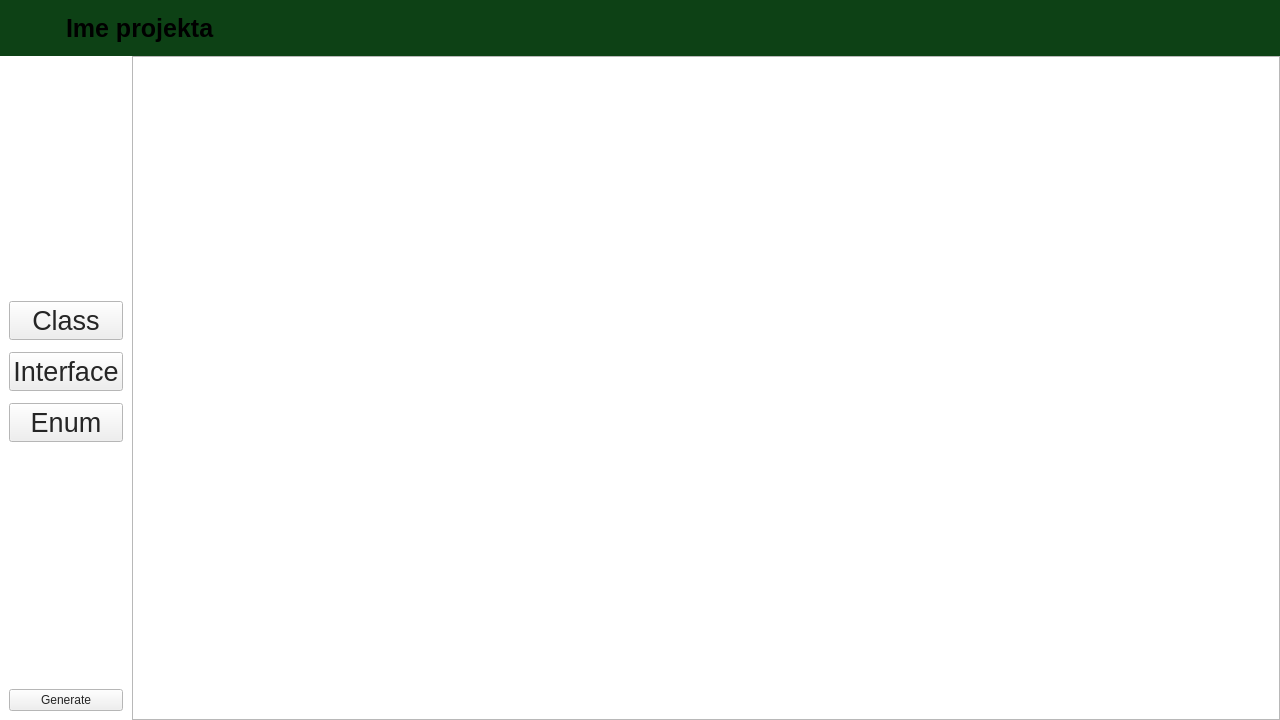
<?xml version="1.0" encoding="UTF-8"?>
<ui version="4.0">
 <class>Project</class>
 <widget class="QWidget" name="Project">
  <property name="geometry">
   <rect>
    <x>0</x>
    <y>0</y>
    <width>1280</width>
    <height>720</height>
   </rect>
  </property>
  <property name="sizePolicy">
   <sizepolicy hsizetype="Preferred" vsizetype="Preferred">
    <horstretch>0</horstretch>
    <verstretch>0</verstretch>
   </sizepolicy>
  </property>
  <property name="palette">
   <palette>
    <active>
     <colorrole role="ButtonText">
      <brush brushstyle="SolidPattern">
       <color alpha="216">
        <red>0</red>
        <green>0</green>
        <blue>0</blue>
       </color>
      </brush>
     </colorrole>
    </active>
    <inactive>
     <colorrole role="ButtonText">
      <brush brushstyle="SolidPattern">
       <color alpha="216">
        <red>0</red>
        <green>0</green>
        <blue>0</blue>
       </color>
      </brush>
     </colorrole>
    </inactive>
    <disabled/>
   </palette>
  </property>
  <property name="windowTitle">
   <string>MainWindow</string>
  </property>
  <layout class="QVBoxLayout" name="verticalLayout">
   <property name="spacing">
    <number>0</number>
   </property>
   <property name="leftMargin">
    <number>0</number>
   </property>
   <property name="topMargin">
    <number>0</number>
   </property>
   <property name="rightMargin">
    <number>0</number>
   </property>
   <property name="bottomMargin">
    <number>0</number>
   </property>
   <item>
    <widget class="QWidget" name="top_bar" native="true">
     <property name="sizePolicy">
      <sizepolicy hsizetype="Preferred" vsizetype="Expanding">
       <horstretch>0</horstretch>
       <verstretch>0</verstretch>
      </sizepolicy>
     </property>
     <property name="minimumSize">
      <size>
       <width>0</width>
       <height>0</height>
      </size>
     </property>
     <property name="maximumSize">
      <size>
       <width>16777215</width>
       <height>56</height>
      </size>
     </property>
     <property name="palette">
      <palette>
       <active>
        <colorrole role="Window">
         <brush brushstyle="SolidPattern">
          <color alpha="255">
           <red>13</red>
           <green>65</green>
           <blue>21</blue>
          </color>
         </brush>
        </colorrole>
       </active>
       <inactive>
        <colorrole role="Window">
         <brush brushstyle="SolidPattern">
          <color alpha="255">
           <red>13</red>
           <green>65</green>
           <blue>21</blue>
          </color>
         </brush>
        </colorrole>
       </inactive>
       <disabled>
        <colorrole role="Base">
         <brush brushstyle="SolidPattern">
          <color alpha="255">
           <red>13</red>
           <green>65</green>
           <blue>21</blue>
          </color>
         </brush>
        </colorrole>
        <colorrole role="Window">
         <brush brushstyle="SolidPattern">
          <color alpha="255">
           <red>13</red>
           <green>65</green>
           <blue>21</blue>
          </color>
         </brush>
        </colorrole>
       </disabled>
      </palette>
     </property>
     <property name="autoFillBackground">
      <bool>true</bool>
     </property>
     <layout class="QHBoxLayout" name="horizontalLayout">
      <property name="spacing">
       <number>6</number>
      </property>
      <property name="leftMargin">
       <number>12</number>
      </property>
      <property name="topMargin">
       <number>0</number>
      </property>
      <property name="rightMargin">
       <number>12</number>
      </property>
      <property name="bottomMargin">
       <number>0</number>
      </property>
      <item>
       <widget class="QPushButton" name="back">
        <property name="sizePolicy">
         <sizepolicy hsizetype="Maximum" vsizetype="Maximum">
          <horstretch>0</horstretch>
          <verstretch>0</verstretch>
         </sizepolicy>
        </property>
        <property name="maximumSize">
         <size>
          <width>48</width>
          <height>48</height>
         </size>
        </property>
        <property name="text">
         <string/>
        </property>
        <property name="icon">
         <iconset theme="QIcon::ThemeIcon::GoPrevious"/>
        </property>
        <property name="iconSize">
         <size>
          <width>16</width>
          <height>16</height>
         </size>
        </property>
        <property name="flat">
         <bool>true</bool>
        </property>
       </widget>
      </item>
      <item>
       <widget class="QLabel" name="title">
        <property name="font">
         <font>
          <pointsize>19</pointsize>
          <bold>true</bold>
         </font>
        </property>
        <property name="text">
         <string>Ime projekta</string>
        </property>
       </widget>
      </item>
     </layout>
    </widget>
   </item>
   <item>
    <layout class="QHBoxLayout" name="screen_content">
     <property name="spacing">
      <number>0</number>
     </property>
     <item>
      <widget class="QWidget" name="side_menu" native="true">
       <property name="sizePolicy">
        <sizepolicy hsizetype="Fixed" vsizetype="Preferred">
         <horstretch>0</horstretch>
         <verstretch>0</verstretch>
        </sizepolicy>
       </property>
       <property name="palette">
        <palette>
         <active>
          <colorrole role="WindowText">
           <brush brushstyle="SolidPattern">
            <color alpha="217">
             <red>0</red>
             <green>0</green>
             <blue>0</blue>
            </color>
           </brush>
          </colorrole>
          <colorrole role="Text">
           <brush brushstyle="SolidPattern">
            <color alpha="217">
             <red>0</red>
             <green>0</green>
             <blue>0</blue>
            </color>
           </brush>
          </colorrole>
          <colorrole role="Window">
           <brush brushstyle="SolidPattern">
            <color alpha="255">
             <red>255</red>
             <green>255</green>
             <blue>255</blue>
            </color>
           </brush>
          </colorrole>
         </active>
         <inactive>
          <colorrole role="WindowText">
           <brush brushstyle="SolidPattern">
            <color alpha="217">
             <red>0</red>
             <green>0</green>
             <blue>0</blue>
            </color>
           </brush>
          </colorrole>
          <colorrole role="Text">
           <brush brushstyle="SolidPattern">
            <color alpha="217">
             <red>0</red>
             <green>0</green>
             <blue>0</blue>
            </color>
           </brush>
          </colorrole>
          <colorrole role="Window">
           <brush brushstyle="SolidPattern">
            <color alpha="255">
             <red>255</red>
             <green>255</green>
             <blue>255</blue>
            </color>
           </brush>
          </colorrole>
         </inactive>
         <disabled>
          <colorrole role="Base">
           <brush brushstyle="SolidPattern">
            <color alpha="255">
             <red>255</red>
             <green>255</green>
             <blue>255</blue>
            </color>
           </brush>
          </colorrole>
          <colorrole role="Window">
           <brush brushstyle="SolidPattern">
            <color alpha="255">
             <red>255</red>
             <green>255</green>
             <blue>255</blue>
            </color>
           </brush>
          </colorrole>
         </disabled>
        </palette>
       </property>
       <property name="autoFillBackground">
        <bool>true</bool>
       </property>
       <layout class="QVBoxLayout" name="verticalLayout_5">
        <property name="spacing">
         <number>12</number>
        </property>
        <item>
         <spacer name="top_spacer">
          <property name="orientation">
           <enum>Qt::Orientation::Vertical</enum>
          </property>
          <property name="sizeHint" stdset="0">
           <size>
            <width>20</width>
            <height>40</height>
           </size>
          </property>
         </spacer>
        </item>
        <item>
         <widget class="QPushButton" name="add_class">
          <property name="font">
           <font>
            <pointsize>20</pointsize>
           </font>
          </property>
          <property name="text">
           <string>Class</string>
          </property>
         </widget>
        </item>
        <item>
         <widget class="QPushButton" name="add_interface">
          <property name="font">
           <font>
            <pointsize>20</pointsize>
           </font>
          </property>
          <property name="text">
           <string>Interface</string>
          </property>
         </widget>
        </item>
        <item>
         <widget class="QPushButton" name="add_enum">
          <property name="font">
           <font>
            <pointsize>20</pointsize>
           </font>
          </property>
          <property name="text">
           <string>Enum</string>
          </property>
         </widget>
        </item>
        <item>
         <spacer name="bottom_spacer">
          <property name="orientation">
           <enum>Qt::Orientation::Vertical</enum>
          </property>
          <property name="sizeHint" stdset="0">
           <size>
            <width>20</width>
            <height>40</height>
           </size>
          </property>
         </spacer>
        </item>
        <item>
         <widget class="QPushButton" name="generate_project">
          <property name="text">
           <string>Generate</string>
          </property>
         </widget>
        </item>
       </layout>
      </widget>
     </item>
     <item>
      <widget class="QGraphicsView" name="board"/>
     </item>
    </layout>
   </item>
  </layout>
 </widget>
 <resources/>
 <connections/>
</ui>
